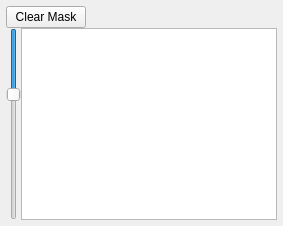
       <widget class="QWidget" name="tab">
        <attribute name="title">
         <string>Navigation window</string>
        </attribute>
        <layout class="QVBoxLayout" name="verticalLayout_12">
         <property name="spacing">
          <number>0</number>
         </property>
         <property name="leftMargin">
          <number>6</number>
         </property>
         <property name="topMargin">
          <number>6</number>
         </property>
         <property name="rightMargin">
          <number>6</number>
         </property>
         <property name="bottomMargin">
          <number>6</number>
         </property>
         <item>
          <layout class="QHBoxLayout" name="horizontalLayout_2">
           <property name="spacing">
            <number>0</number>
           </property>
           <item>
            <widget class="QPushButton" name="clear_all">
             <property name="maximumSize">
              <size>
               <width>100</width>
               <height>22</height>
              </size>
             </property>
             <property name="text">
              <string>Clear Mask</string>
             </property>
             <property name="icon">
              <iconset resource="icons.qrc">
               <normaloff>:/icons/icons/delete.xpm</normaloff>:/icons/icons/delete.xpm</iconset>
             </property>
            </widget>
           </item>
           <item>
            <spacer name="horizontalSpacer">
             <property name="orientation">
              <enum>Qt::Horizontal</enum>
             </property>
             <property name="sizeHint" stdset="0">
              <size>
               <width>40</width>
               <height>20</height>
              </size>
             </property>
            </spacer>
           </item>
          </layout>
         </item>
         <item>
          <layout class="QHBoxLayout" name="horizontalLayout_17">
           <property name="spacing">
            <number>0</number>
           </property>
           <property name="leftMargin">
            <number>0</number>
           </property>
           <property name="topMargin">
            <number>0</number>
           </property>
           <property name="rightMargin">
            <number>0</number>
           </property>
           <item>
            <widget class="QSlider" name="map_size">
             <property name="minimum">
              <number>10</number>
             </property>
             <property name="maximum">
              <number>100</number>
             </property>
             <property name="value">
              <number>40</number>
             </property>
             <property name="orientation">
              <enum>Qt::Vertical</enum>
             </property>
             <property name="invertedAppearance">
              <bool>true</bool>
             </property>
            </widget>
           </item>
           <item>
            <widget class="QGraphicsView" name="graphicsView"/>
           </item>
          </layout>
         </item>
        </layout>
       </widget>
